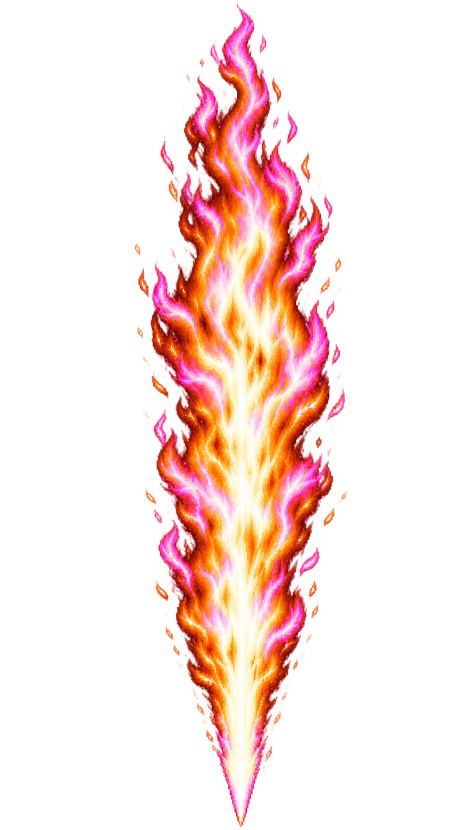
#> input picture Pause/Assets/Art/Attacks/Ember~/src~/candidate_plume_b.png, 948 x 1659 px (shown at 1/2 size)
$ python build.py
#> lines starting #> are read from the running program, lines starting #| are printed output that depends on the picture; after the words box and inside, x2 and y2 are one past the last pixel; in counts of white or black regions, pixels touching at a corner belong together
"""Build the Ember mine flame atlas from the selected generated paintings.

All composition happens at 64 px per cell; the sole export scale is x2 NEAREST.
"""
from __future__ import annotations

import colorsys
from pathlib import Path

import numpy as np
from PIL import Image, ImageDraw, ImageFilter

HERE = Path(__file__).resolve().parent
OUT = HERE.parent
S = 64
NEAREST = Image.Resampling.NEAREST

ORANGE = ["#220C26", "#8A3A1A", "#B5541A", "#D04C0E", "#E0701C", "#FF8C18", "#FFF4D0"]
PINK = ["#220C26", "#7F216C", "#B72A9D", "#FF4FD8", "#FF8AE6", "#FFE0F8", "#FFF4F9"]
PLUM = "#220C26"


def rgba(hexcode: str, alpha: int = 255) -> tuple[int, int, int, int]:
    return tuple(bytes.fromhex(hexcode.lstrip("#"))) + (alpha,)


def clean(painting: Image.Image, *, edge_pink: bool = True, alpha_scale: float = 1) -> Image.Image:
    """Retain painted value structure, quantise to the safe Ember/pink ramps."""
    a = np.array(painting.convert("RGBA"), dtype=np.uint8)
    h, w = a.shape[:2]
    out = np.zeros_like(a)
    visible = a[:, :, 3] >= 85
    for y, x in zip(*np.where(visible)):
        r, g, b, aa = [int(v) for v in a[y, x]]
        hue, sat, val = colorsys.rgb_to_hsv(r / 255, g / 255, b / 255)
        hue *= 360
        # The generated source's crimson artifacts are moved into orange or pink.
        is_pink = (285 <= hue <= 345 and sat >= .13) or (x / max(1, w - 1) < .21 and val > .24) or (x / max(1, w - 1) > .79 and val > .24)
        if sat < .18 and val > .80:
            is_pink = ((x + 2 * y) % 5) < 2
        index = 0 if val < .15 else 1 if val < .27 else 2 if val < .40 else 3 if val < .57 else 4 if val < .76 else 5 if val < .93 else 6
        if not is_pink and index == 6 and sat > .22:
            index = 5
        c = rgba((PINK if is_pink else ORANGE)[index])
        out[y, x, :3] = c[:3]
        out[y, x, 3] = min(255, int(aa * alpha_scale)) if aa >= 160 else min(255, int(aa * alpha_scale * .75))
    if edge_pink:
        mask = Image.fromarray((out[:, :, 3] > 100).astype("uint8") * 255)
        inner = np.array(mask.filter(ImageFilter.MinFilter(3))) > 0
        rim = (np.array(mask) > 0) & ~inner
        yy, xx = np.where(rim)
        for y, x in zip(yy, xx):
            bright = out[y, x, 0] > 200
            out[y, x, :3] = rgba("#FF8AE6" if bright else "#FF4FD8")[:3]
    return Image.fromarray(out, "RGBA")


def paste_center(canvas: Image.Image, art: Image.Image, y: int) -> None:
    canvas.alpha_composite(art, ((S - art.width) // 2, y))


def add_sparks(cell: Image.Image, seed: int, count: int, top: int = 5, bottom: int = 59) -> None:
    rng = np.random.default_rng(seed)
    draw = ImageDraw.Draw(cell)
    for _ in range(count):
        x = int(rng.integers(5, 59))
        y = int(rng.integers(top, bottom))
        draw.point((x, y), fill=rgba("#FFE0F8" if rng.random() < .45 else "#FF4FD8", 230))


def build() -> None:
    plume = Image.open(HERE / "candidate_plume_b.png").convert("RGBA")
#> plume is the input picture: PIL image 948x1659 RGBA; mean R, G, B, A 65.9, 32.2, 28, 54.3
    burst = Image.open(HERE / "candidate_burst.png").convert("RGBA")
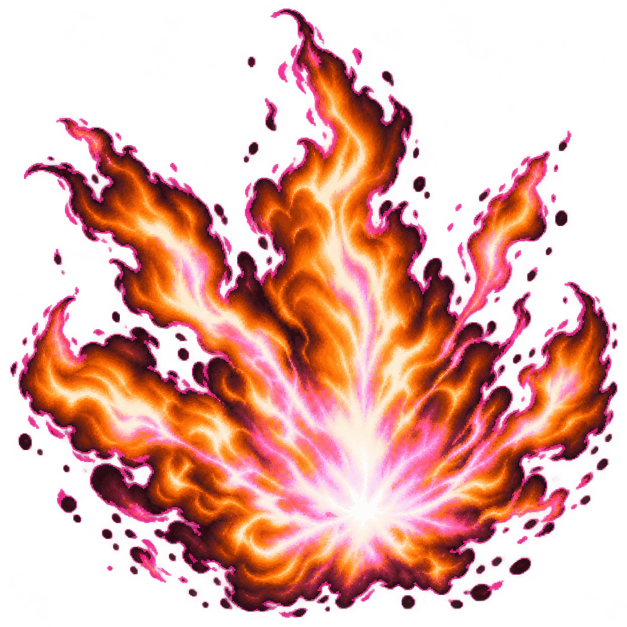
#> input picture Pause/Assets/Art/Attacks/Ember~/src~/candidate_burst.png, 1254 x 1254 px (shown at 1/2 size)
#> burst is the input picture: PIL image 1254x1254 RGBA; mean R, G, B, A 117.1, 48.4, 45.8, 119.6
    # Trim the generated images to their painted forms; black RGB at alpha zero stays transparent.
    plume = plume.crop((245, 25, 735, 1630))
#> plume: PIL image 490x1605 RGBA
    burst = burst.crop((12, 0, 1240, 1235))
#> burst: PIL image 1228x1235 RGBA
    native = Image.new("RGBA", (S * 6, S * 6))
#> native: PIL image 384x384 RGBA; every value is 0

    # Six painted flame samples roll up and breathe slightly. Local y 0..191 is one 128x384 cell.
    scroll = [0, 1, 2, 3, 2, 1]
    for frame, shift in enumerate(scroll):
        body = Image.new("RGBA", (S, 3 * S))
        sample = plume.resize((46, 213), NEAREST).crop((0, shift, 46, shift + 186))
        sample = clean(sample)
        # Reanchor every frame; the changing source marks come from the generated painting.
        body.alpha_composite(sample, (9, 3))
        # Sparse square embers trace the rim, without turning the beam into a box.
        dr = ImageDraw.Draw(body)
        for j in range(13):
            y = 9 + ((j * 29 + frame * 7) % 172)
            x = 7 + ((j * 13 + frame * 5) % 50)
            if abs(x - 32) > 20:
                dr.point((x, y), fill=rgba("#FFE0F8" if j % 3 == 0 else "#FF4FD8", 210))
        native.alpha_composite(body, (frame * S, 0))
#> this loop made 6 passes
#> pass 1, in clean, `visible = a[:, :, 3] >= 85`:
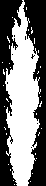
#> visible: shape (186, 46) bool; 48% white; 34 white regions (33 under 20 px), largest, box (x1, y1, x2, y2) and area: (5, 0, 41, 186) 4015
#> after the loop:
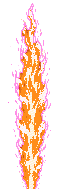
#> body: PIL image 64x192 RGBA; mean R, G, B, A 85, 57.8, 46.3, 81.8; transparent parts drawn white

    # Tell: four rising pilots, followed by two dashed gas-jet tiles.
    for frame, (w, h) in enumerate(((13, 19), (17, 27), (21, 38), (25, 48))):
        cell = Image.new("RGBA", (S, S))
        art = clean(plume.resize((w, h), NEAREST))
        paste_center(cell, art, 59 - h)
        add_sparks(cell, 41 + frame, 2 + frame, max(4, 57 - h), 59)
        native.alpha_composite(cell, (frame * S, 3 * S))
    for frame in range(2):
        cell = Image.new("RGBA", (S, S))
        dr = ImageDraw.Draw(cell)
        for y in range(4 + frame * 3, 58, 13):
            dr.rectangle((30, y, 32, min(y + 5, 58)), fill=rgba("#FF8C18"))
            dr.line((29, y, 29, min(y + 5, 58)), fill=rgba("#FF4FD8"))
            dr.line((33, y, 33, min(y + 5, 58)), fill=rgba("#FF8AE6"))
            dr.point((31, min(y + 8, 58)), fill=rgba("#FFE0F8"))
            dr.point((29 + frame * 4, min(y + 9, 58)), fill=rgba("#FF4FD8"))
        native.alpha_composite(cell, ((4 + frame) * S, 3 * S))

    # Ignition: the generated burst supplies every ragged tongue and the center currents.
    for frame, size in enumerate((43, 50, 57, 54)):
        cell = Image.new("RGBA", (S, S))
        art = clean(burst.resize((size, size), NEAREST))
        paste_center(cell, art, (S - size) // 2)
        add_sparks(cell, 100 + frame, 3 + frame)
        native.alpha_composite(cell, (frame * S, 4 * S))

    # Impact: compress the painterly burst into the far-rail scorch fan; it then cools.
    for frame, (w, h, fade) in enumerate(((53, 35, 1), (49, 29, .78), (42, 22, .52))):
        cell = Image.new("RGBA", (S, S))
        art = clean(burst.resize((w, h), NEAREST), alpha_scale=fade)
        paste_center(cell, art, 9 + frame * 5)
        add_sparks(cell, 200 + frame, 5 - frame, 6, 50)
        xcell, ycell = ((4 + frame) * S, 4 * S) if frame < 2 else (0, 5 * S)
        native.alpha_composite(cell, (xcell, ycell))

    # Cooling haze stays below 25% opacity. It is sampled from the painted plume.
    for frame in range(2):
        cell = Image.new("RGBA", (S, S))
        art = clean(plume.resize((38 + 4 * frame, 53), NEAREST), edge_pink=False, alpha_scale=.20)
        ar = np.array(art)
        yy, xx = np.mgrid[:art.height, :art.width]
        side = np.minimum(xx, art.width - 1 - xx)
        ar[:, :, 3] = (ar[:, :, 3].astype(float) * np.clip(side / 5, 0, 1)).astype("uint8")
        art = Image.fromarray(ar, "RGBA")
        paste_center(cell, art, 5)
        native.alpha_composite(cell, ((1 + frame) * S, 5 * S))
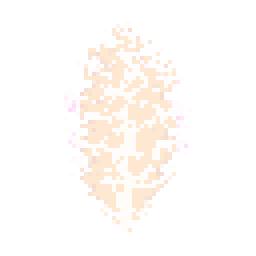
#> cell: PIL image 64x64 RGBA (shown 4 times larger); mean R, G, B, A 59.7, 42.5, 28, 11.5; transparent parts drawn white
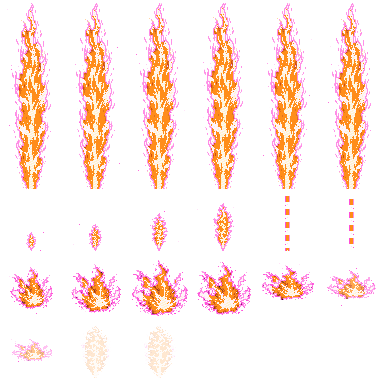
#> native: PIL image 384x384 RGBA; mean R, G, B, A 60.8, 40.3, 33.9, 55.6; transparent parts drawn white

    atlas = native.resize((768, 768), NEAREST)
    atlas.save(OUT / "ember_attack_mineflame.png")
    make_preview(atlas)


def make_preview(atlas: Image.Image) -> None:
    dark = Image.new("RGB", (1536, 1536), "#0b0b1a")
    dark.paste(atlas.resize((1536, 1536), NEAREST), mask=atlas.getchannel("A").resize((1536, 1536), NEAREST))
    # A small, game-scale cutout on dark and bright volcanic tiles.
    preview = Image.new("RGB", (1536, 1900), "#0b0b1a")
    preview.paste(dark, (0, 0))
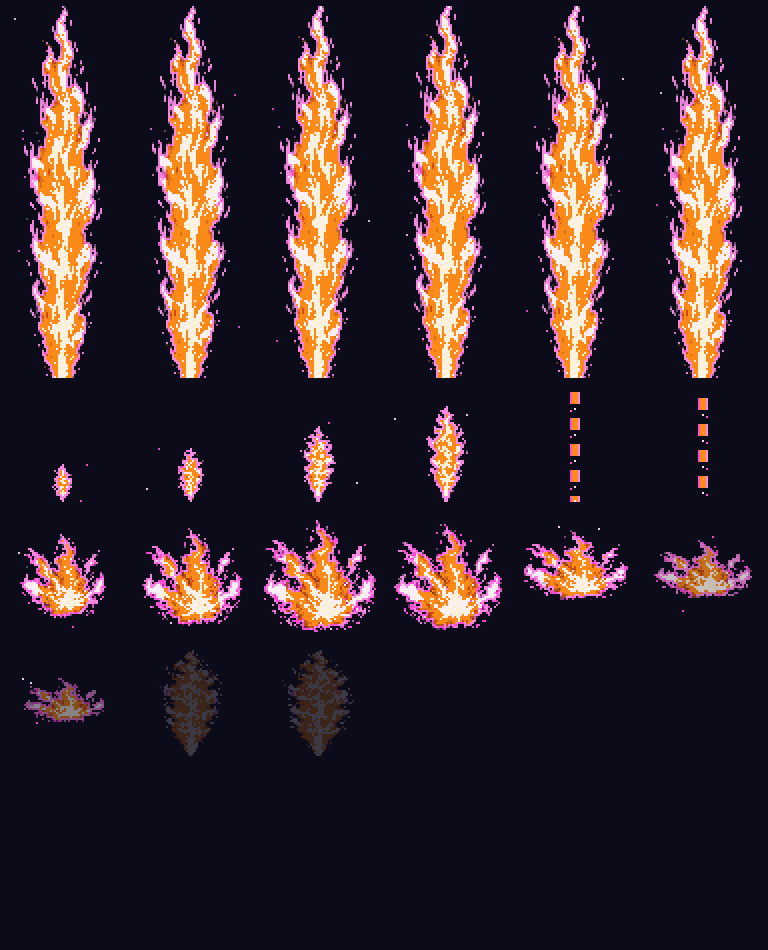
#> preview: PIL image 1536x1900 RGB (shown at 1/2 size); mean R, G, B 53.6, 38.7, 46.1
    body = atlas.crop((0, 0, 128, 384)).resize((40, 120), NEAREST)
#> body: PIL image 40x120 RGBA
    burst = atlas.crop((2 * 128, 512, 3 * 128, 640)).resize((60, 60), NEAREST)
#> burst: PIL image 60x60 RGBA
    for i, bg in enumerate(("#0b0b1a", "#c6782e")):
        tile = Image.new("RGB", (320, 180), bg)
        tile.paste(body, (80, 28), body)
        tile.paste(burst, (194, 60), burst)
        preview.paste(tile, (110 + i * 670, 1600))
#> this loop made 2 passes
#> pass 1, in make_preview, `tile = Image.new("RGB", (320, 180), bg)`:
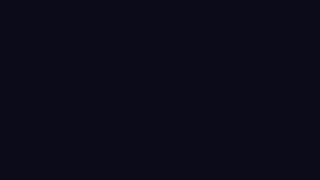
#> tile: PIL image 320x180 RGB; mean R, G, B 11, 11, 26
    preview.save(OUT / "preview.png")

    frames = []
    for i in range(6):
        panel = Image.new("RGBA", (440, 420), rgba("#0B0B1A"))
        b = atlas.crop((128 * i, 0, 128 * (i + 1), 384))
        panel.alpha_composite(b, (0, 0))
        pilot = atlas.crop(((i % 4) * 128, 384, (i % 4 + 1) * 128, 512))
        panel.alpha_composite(pilot.resize((70, 70), NEAREST), (146, 174))
        strike = atlas.crop(((i % 4) * 128, 512, (i % 4 + 1) * 128, 640))
        panel.alpha_composite(strike.resize((82, 82), NEAREST), (238, 166))
        aim = atlas.crop(((4 + i % 2) * 128, 384, (5 + i % 2) * 128, 512))
        panel.alpha_composite(aim.resize((66, 66), NEAREST), (352, 75))
        impact_x, impact_y = ((4 + i % 2) * 128, 512) if i % 3 < 2 else (0, 640)
        impact = atlas.crop((impact_x, impact_y, impact_x + 128, impact_y + 128))
        panel.alpha_composite(impact.resize((70, 70), NEAREST), (350, 188))
        haze = atlas.crop(((1 + i % 2) * 128, 640, (2 + i % 2) * 128, 768))
        panel.alpha_composite(haze.resize((70, 70), NEAREST), (350, 286))
        frames.append(panel.convert("RGB"))
#> after the loop, frames = 6 items
    frames[0].save(OUT / "preview.gif", save_all=True, append_images=frames[1:], duration=83, loop=0, optimize=False)


if __name__ == "__main__":
    build()
